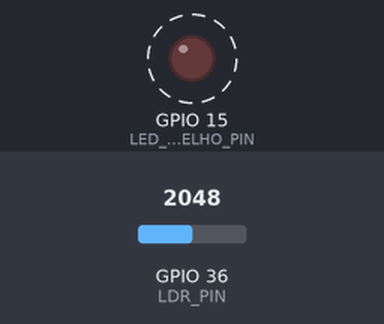
Bench run of a sketch on a simulated ESP32. On the bench: output pins drawn as LEDs (lit = HIGH). Dashed ring = blinking. The test bench sets the inputs (shaded band); at power-on: GPIO 36 (LDR_PIN) = 2048. No radio packets arrive unless stated; what the sketch prints to the serial monitor is not drawn.

Above: at 1.5 s.
Timing chart, 0 to 4.0 s (numbered marks = the images above):
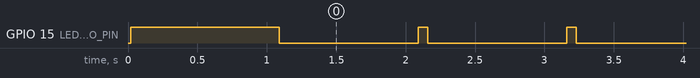

Measured:
- by itself, GPIO 15 (LED_VERMELHO_PIN): alternates HIGH for 0.07 s and LOW for 1.0 s

The sketch:

1_Sensor_LoRa_Uplink.ino
```cpp
// Teste de UPLINK - UL
// Nó sensor LoRa transmite a cada 1 segundo a luminosidade
// Também mede a potência rádio recebida

//Importação de Bibliotecas
#include <SPI.h>  // Biblioteca de comunicação SPI
#include <LoRa.h> // Biblioteca para o módulo LoRa

// Pinagem Nó Sensor LoRa - ligação do RFM95 com o ESP32
#define SCK_PIN    5
#define MISO_PIN  19
#define MOSI_PIN  27
#define NSS_PIN   18
#define RST_PIN   14
#define DIO0_PIN  26

// Parâmetros do LoRa
#define FREQUENCY_IN_HZ       903E6    // Frequência de operação do LoRa
#define txPower               17       // Potência de transmissão do LoRa 17 dBm
#define spreadingFactor       7        // Fator de espalhamento
#define signalBandwidth       125E3    // Largura de faixa em HZ
#define codingRateDenominator 8        // Denominador coding rate

// Definição de Pinos (Hardware)
#define LED_VERMELHO_PIN 15           // Status ENVIO pelo rádio
#define LDR_PIN          36           // Sensor de luminosidade

// Tamanho fixo do pacote (bytes)
#define TAMANHO_PACOTE 20             // Tamanho do pacote de UL

// Pacotes de Comunicação
byte Pacote_UL[TAMANHO_PACOTE]; // Pacote de Uplink

// Variáveis de medição
int luminosidade; // Leitura LDR
int contador_pacotes = 0;


// ==============================================================================
//  SETUP: Executado uma Única vez
// ==============================================================================

void setup() {
  Serial.begin(115200);

  // Inicialização de I/
  pinMode(LED_VERMELHO_PIN, OUTPUT); // LED vermelho pisca quando transmite

  // Garante que os LEDs iniciem desligados
  digitalWrite(LED_VERMELHO_PIN, LOW);

  // Inicialização da Comunicação SPI entre o ESP32 e o Módulo LoRa RFM95
  SPI.begin(SCK_PIN, MISO_PIN, MOSI_PIN, NSS_PIN);
  LoRa.setPins(NSS_PIN, RST_PIN, DIO0_PIN);
  if (!LoRa.begin(FREQUENCY_IN_HZ)) {
    Serial.println("Erro ao iniciar módulo RFM95");
  }

  // Configura parâmetros do LoRa no RFM95
  LoRa.setTxPower(txPower);
  LoRa.setSpreadingFactor(spreadingFactor);
  LoRa.setSignalBandwidth(signalBandwidth);
  LoRa.setCodingRate4(codingRateDenominator);

  // Pisca o LED Vermelho para indicar inicialização bem-sucedida
  digitalWrite(LED_VERMELHO_PIN, HIGH);
  delay(1000);
  digitalWrite(LED_VERMELHO_PIN, LOW);

} // FIM do SETUP


// ==============================================================================
//  LOOP: Executado continuamente
// ==============================================================================

void loop() {

      // ------------------------------------------------------------------------
      // FLUXO DE ENVIO (Pacote de UPLINK - Nó-Sensor -> Gateway LoRa):
      // ------------------------------------------------------------------------

      digitalWrite(LED_VERMELHO_PIN, LOW);
      // Zera o valor dos Bytes do pacote de UL
      for (int i = 0; i < TAMANHO_PACOTE; i++)
      {
         Pacote_UL[i] = 0;
      }

      // Coleta e armazena o Valor do Sensor de Intensidade Luminosa - LDR
      luminosidade = analogRead(LDR_PIN); // LÊ LDR (0-1023)

      // Debug - escreve no Arduino Serial Monitor o valor coletado de Luminosidade
      Serial.println(luminosidade);

      // Contador de pacotes de UL
      contador_pacotes = contador_pacotes + 1;

      // Aloca no pacote o valor da luminosidade bytes 18 (inteiro) e 19 (resto)
      Pacote_UL[18] = (byte) (luminosidade / 256); // Byte Alto (MSB)
      Pacote_UL[19] = (byte) (luminosidade % 256); // Byte Baixo (LSB)

      // Aloca no pacote o contador de pacotes bytes 12 (inteiro) e 13 (resto)
      Pacote_UL[12] = (byte) (contador_pacotes / 256); // Byte Alto (MSB)
      Pacote_UL[13] = (byte) (contador_pacotes % 256); // Byte Baixo (LSB)

      LoRa.beginPacket(); // Inicia o RFM95
      for (int i = 0; i < TAMANHO_PACOTE; i++)
      {
        LoRa.write(Pacote_UL[i]); // Escreve na SPI o pacote de UL
        digitalWrite(LED_VERMELHO_PIN, HIGH); // LED vermelho permanece aceso enquanto envia pela SPI
      }
      LoRa.endPacket(); // Finaliza transmissão do pacote UL
      delay(10);
      digitalWrite(LED_VERMELHO_PIN, LOW);

      delay(1000); // Aguarda 1 segundos para envio de uma nova leitura

} // Fim do loop()
```
